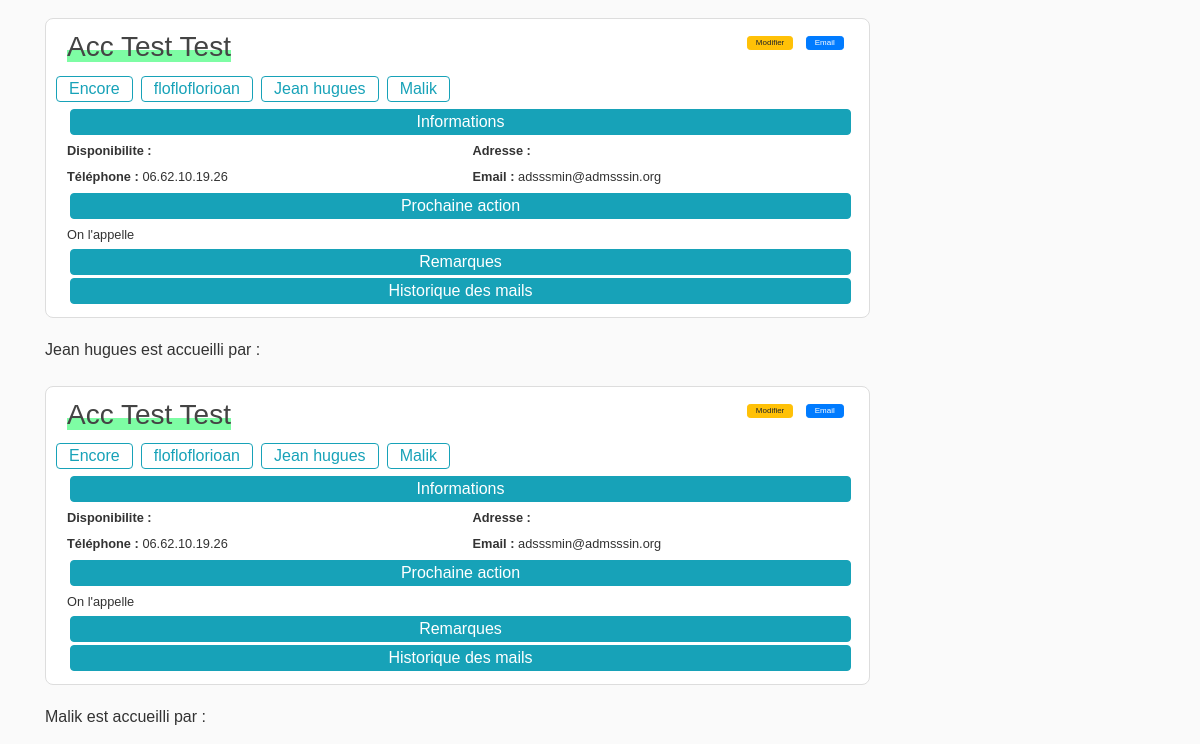
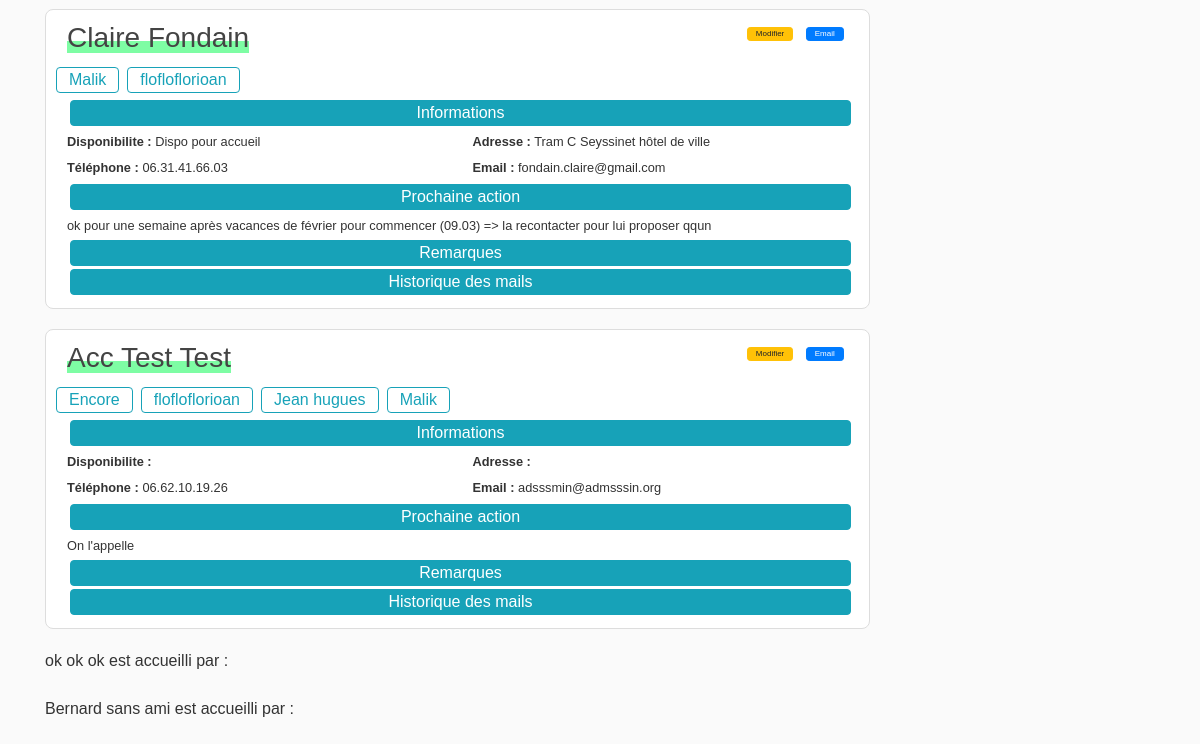
Before: /liste_accueillis (signed in, lower part) with the older database file (2 pictures, top to bottom).
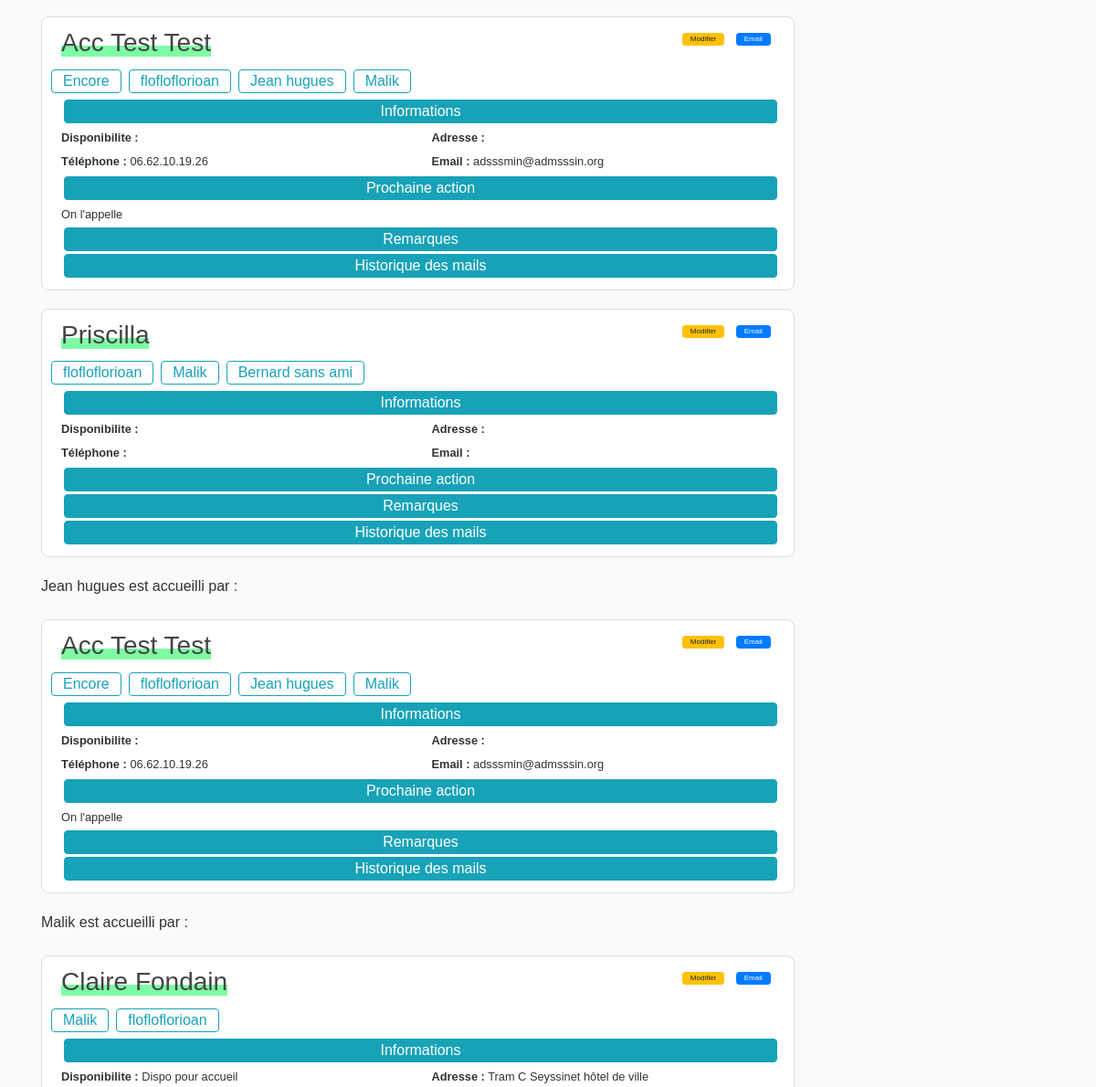
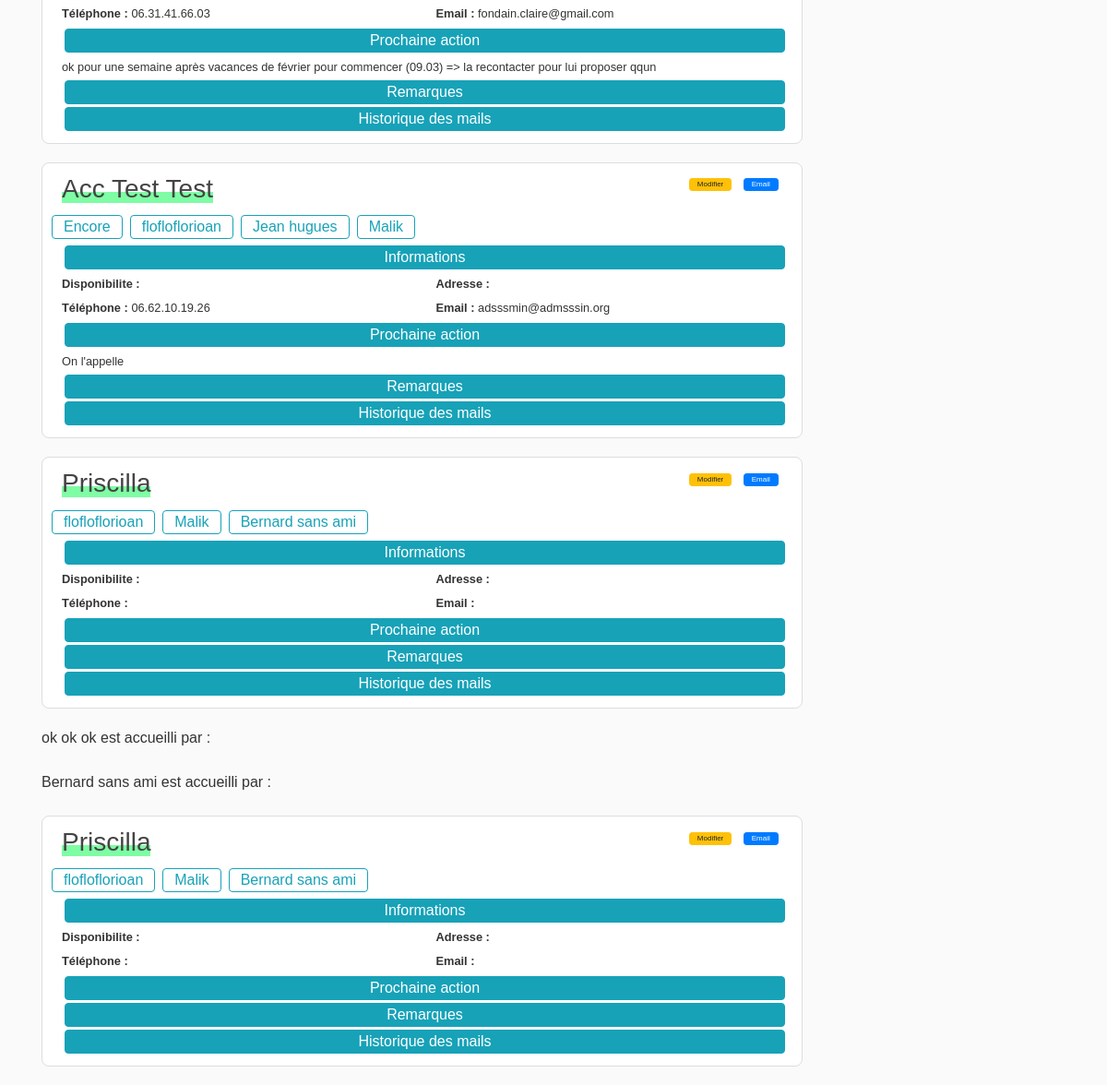
After: the same page with the newer database file (2 pictures, top to bottom).
### flask_app/models.py (models this page shows, shortened)
class Accueillant(db.Model):
    __tablename__ = 'accueillants'
    id = db.Column(db.Integer, primary_key=True)
    disponibilite = db.Column(db.String(120), unique=False, nullable=True)
    nom = db.Column(db.String(120), unique=True, nullable=False)
    tel = db.Column(db.String(120), unique=False, nullable=True)
    adresse = db.Column(db.String(120), unique=False, nullable=True)
    email = db.Column(db.String(120), unique=False, nullable=True)
    next_action = db.Column(db.Text, unique=False, nullable=True)
    remarques = db.Column(db.Text, unique=False, nullable=True)
    accueillis = db.relationship("Accueilli",
                                    secondary=Accueil,
                                    backref= db.backref('accueillants'))

class Accueilli(db.Model):
    __tablename__ = 'accueillis'
    id = db.Column(db.Integer, primary_key=True)
    nom = db.Column(db.String(120), unique=True, nullable=False)
    email = db.Column(db.String(120), unique=False, nullable=True)
    tel = db.Column(db.String(120), unique=False, nullable=True)
    remarques = db.Column(db.Text, unique=False, nullable=True)

### flask_app/boucles_accueil/routes.py (the view)
@boucles_accueil.route('/liste_accueillis')
@login_required
def liste_accueillis():
    accueillis = Accueilli.query.all()
    liste_accueillants = Accueillant.query.all()
    dict_emails = get_conversations(Email_OP.query.distinct())
    form = SendMailForm()
    if form.validate_on_submit():
        send_email_simple(
            'florian.dadouchi@gmail.com', form.body.data, 'test formulaire')
    return render_template('liste_accueillis.html', accueillis=accueillis,
                           accueillants=liste_accueillants,
                           emails=dict_emails,
                           form=form)

### flask_app/accueillants/utils_mailer.py (called while the page is built)
def get_conversations(mails_roundcube):
    liste_receivers_deep = [mail.to_ for mail in mails_roundcube]
    liste_receivers_flat = [
        receiver for tuple_ in liste_receivers_deep for receiver in tuple_]
    liste_emails = [mail.from_ for mail in mails_roundcube] + \
        liste_receivers_flat
    mail_Dict = {k: [mail for mail in mails_roundcube if (mail.from_ == k or k in mail.to_)]
                 for k in set(liste_emails)}
    mail_Dict_sorted = {k: sorted(v, key=lambda x: x.date_, reverse=True)
                        for k, v in mail_Dict.items()}
    return mail_Dict_sorted

### flask_app/models.py (called while the page is built)
@login_manager.user_loader
def load_coordinateur(coordo_id):
    return Coordinateur.query.get(int(coordo_id))

### flask_app/templates/liste_accueillis.html (shortened to what this page needs)
{% extends "layout_logged_in.html" %}
{% block content %}
{% for acc in accueillis %}
{{ acc.nom }} est accueilli par :
<div class='mt-4'>
    {% for accueillant in acc.accueillants %}
    <article class="media-custom content-section">
        <div class="media-body">
            <div class="row">
                <div class="col-sm-10">
                    <h3 class="article-title "> <span class="title-custom"> {{ accueillant.nom }} </span> </h3>
                </div>
                <div class="col-sm-2">
                    <a href="{{ url_for('accueillants.update_accueillant', acc_id=accueillant.id) }}"
                        class="btn btn-warning btn-sm m-1 py-0" role="button" style="font-size: 0.5em;"
                        aria-pressed="true">
                        Modifier
                    </a>
                    <button type="button" class="btn btn-primary btn-sm m-1 py-0" style="font-size: 0.5em;"
                        data-toggle="modal" data-target="#exampleModalLong">
                        Email
                    </button>
                </div>
            </div>
            <div class="row">
                {% for a in accueillant.accueillis %}
                <button type="button" class="btn btn-outline-info btn-xs m-1 py-0">{{ a.nom }}</button>
                {% endfor%}
            </div>
            <button type="button" class="btn btn-info btn-block btn-collapse-custom" data-toggle="collapse"
                data-target="#info-{{accueillant.id}}">Informations</button>
            <div id="info-{{accueillant.id}}" class="collapse show">
                <div class="row">
                    <div class="col-md-6">
                        <p class="p-custom"><small> <b>Disponibilite :</b> {{ accueillant.disponibilite }}</small></p>
                        <p class="p-custom"><small> <b>Téléphone :</b> {{ accueillant.tel }}</small></p>
                    </div>
                    <div class="col-md-6">
                        <p class="p-custom"><small> <b>Adresse :</b> {{ accueillant.adresse }} </small></p>
                        <p class="p-custom"><small> <b>Email :</b> {{ accueillant.email }}</small></p>
                    </div>
                </div>
            </div>
            <button type="button" class="btn btn-info btn-block btn-collapse-custom" data-toggle="collapse"
                data-target="#action-{{accueillant.id}}">Prochaine action</button>
            <div id="action-{{accueillant.id}}" class="collapse show">
                <small>{{ accueillant.next_action }}</small>
            </div>
            <button type="button" class="btn btn-info btn-block btn-collapse-custom" data-toggle="collapse"
                data-target="#remarque-{{accueillant.id}}">Remarques</button>
            <button type="button" class="btn btn-info btn-block btn-collapse-custom" data-toggle="collapse"
                data-target="#emails-{{accueillant.id}}">Historique des mails</button>
            </div>
    </article>
    {% endfor %}
</div>
{% endfor %}
{% endblock content %}

### flask_app/templates/layout_logged_in.html (shortened to what this page needs)
<!DOCTYPE html>
<html lang="en">
<head>
  <link rel="stylesheet" href="https://stackpath.bootstrapcdn.com/bootstrap/4.4.1/css/bootstrap.min.css"
>
  <link rel="stylesheet" type="text/css" href="{{ url_for('static', filename='main.css')}}">
</head>
<body>
  <main role="main" class="container">
    <div class="row">
      <div class="col-md-9">
        {% block content %}{% endblock %}
      </div>
      <div class="col-md-3">
      </div>
    </div>
  </main>
</body>
</html>

### flask_app/static/main.css (style rules this page uses)
body { background: #fafafa; color: #333333; font-family: Verdana, Geneva, sans-serif !important; }
.content-section { background: #ffffff; border-radius: 8px; border: 1px solid #dddddd; padding: 10px 20px; margin-bottom: 20px; margin-top: 20px; }
.article-title { color: #444444; }
.title-custom { background-image: linear-gradient(#fff 60%, #00fb4b81 55%); }
.btn-collapse-custom { margin: 3px; padding: 0; }
.p-custom { margin-bottom: 2px; }
.media-body { margin: 1px; }

Changed rows visible on the page:
added Accueillant: nom "Priscilla", Accueilli (nom "flofloflorioan"), Accueilli (nom "Malik"), Accueilli (nom "Bernard sans ami")
